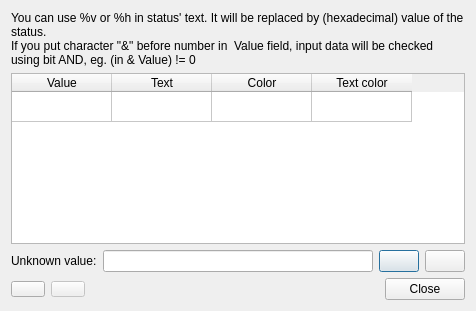
<?xml version="1.0" encoding="UTF-8"?>
<ui version="4.0">
 <class>StatusManager</class>
 <widget class="QDialog" name="StatusManager">
  <property name="geometry">
   <rect>
    <x>0</x>
    <y>0</y>
    <width>476</width>
    <height>311</height>
   </rect>
  </property>
  <property name="windowTitle">
   <string>Status manager</string>
  </property>
  <layout class="QVBoxLayout" name="verticalLayout">
   <item>
    <widget class="QLabel" name="label_2">
     <property name="text">
      <string>You can use %v or %h in status' text. It will be replaced by (hexadecimal) value of the status.
If you put character &quot;&amp;&quot; before number in  Value field, input data will be checked using bit AND, eg. (in &amp; Value) != 0</string>
     </property>
     <property name="wordWrap">
      <bool>true</bool>
     </property>
    </widget>
   </item>
   <item>
    <widget class="QTableWidget" name="table">
     <property name="sortingEnabled">
      <bool>true</bool>
     </property>
     <attribute name="horizontalHeaderShowSortIndicator" stdset="0">
      <bool>true</bool>
     </attribute>
     <attribute name="horizontalHeaderStretchLastSection">
      <bool>false</bool>
     </attribute>
     <attribute name="verticalHeaderVisible">
      <bool>false</bool>
     </attribute>
     <row>
      <property name="text">
       <string/>
      </property>
     </row>
     <column>
      <property name="text">
       <string>Value</string>
      </property>
     </column>
     <column>
      <property name="text">
       <string>Text</string>
      </property>
     </column>
     <column>
      <property name="text">
       <string>Color</string>
      </property>
     </column>
     <column>
      <property name="text">
       <string>Text color</string>
      </property>
     </column>
    </widget>
   </item>
   <item>
    <layout class="QHBoxLayout" name="horizontalLayout_2">
     <item>
      <widget class="QLabel" name="label">
       <property name="toolTip">
        <string>This value is show if no other coresponding value is found.</string>
       </property>
       <property name="text">
        <string>Unknown value:</string>
       </property>
      </widget>
     </item>
     <item>
      <widget class="QLineEdit" name="unkText"/>
     </item>
     <item>
      <widget class="ColorButton" name="unkColor">
       <property name="toolTip">
        <string>Color</string>
       </property>
       <property name="text">
        <string/>
       </property>
      </widget>
     </item>
     <item>
      <widget class="ColorButton" name="unkTextColor">
       <property name="toolTip">
        <string>Text color</string>
       </property>
       <property name="text">
        <string/>
       </property>
      </widget>
     </item>
    </layout>
   </item>
   <item>
    <layout class="QHBoxLayout" name="horizontalLayout">
     <item>
      <widget class="QPushButton" name="addBtn">
       <property name="styleSheet">
        <string notr="true">padding: 0</string>
       </property>
       <property name="text">
        <string/>
       </property>
       <property name="icon">
        <iconset resource="../../actions.qrc">
         <normaloff>:/actions/icons/list-add_32.png</normaloff>:/actions/icons/list-add_32.png</iconset>
       </property>
       <property name="iconSize">
        <size>
         <width>24</width>
         <height>24</height>
        </size>
       </property>
      </widget>
     </item>
     <item>
      <widget class="QPushButton" name="rmBtn">
       <property name="enabled">
        <bool>false</bool>
       </property>
       <property name="styleSheet">
        <string notr="true">padding: 0px</string>
       </property>
       <property name="text">
        <string/>
       </property>
       <property name="icon">
        <iconset resource="../../actions.qrc">
         <normaloff>:/actions/icons/list-remove_32.png</normaloff>:/actions/icons/list-remove_32.png</iconset>
       </property>
       <property name="iconSize">
        <size>
         <width>24</width>
         <height>24</height>
        </size>
       </property>
      </widget>
     </item>
     <item>
      <widget class="QDialogButtonBox" name="buttonBox">
       <property name="orientation">
        <enum>Qt::Horizontal</enum>
       </property>
       <property name="standardButtons">
        <set>QDialogButtonBox::Close</set>
       </property>
      </widget>
     </item>
    </layout>
   </item>
  </layout>
 </widget>
 <customwidgets>
  <customwidget>
   <class>ColorButton</class>
   <extends>QPushButton</extends>
   <header>../src/ui/colorbutton.h</header>
  </customwidget>
 </customwidgets>
 <resources>
  <include location="../../actions.qrc"/>
 </resources>
 <connections>
  <connection>
   <sender>buttonBox</sender>
   <signal>accepted()</signal>
   <receiver>StatusManager</receiver>
   <slot>accept()</slot>
   <hints>
    <hint type="sourcelabel">
     <x>248</x>
     <y>254</y>
    </hint>
    <hint type="destinationlabel">
     <x>157</x>
     <y>274</y>
    </hint>
   </hints>
  </connection>
  <connection>
   <sender>buttonBox</sender>
   <signal>rejected()</signal>
   <receiver>StatusManager</receiver>
   <slot>reject()</slot>
   <hints>
    <hint type="sourcelabel">
     <x>316</x>
     <y>260</y>
    </hint>
    <hint type="destinationlabel">
     <x>286</x>
     <y>274</y>
    </hint>
   </hints>
  </connection>
 </connections>
</ui>
